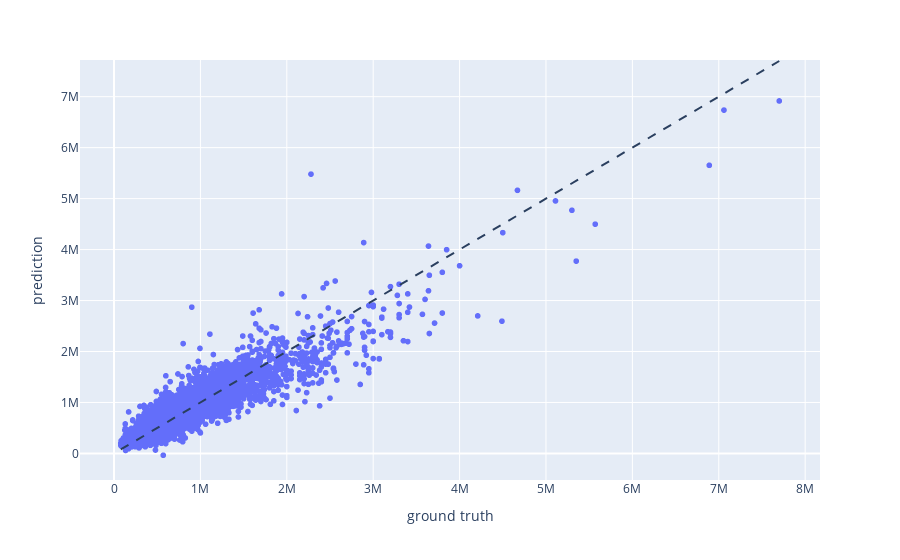

Notebook code cell kept with this figure:
### Code cell
import plotly.express as px
import plotly.graph_objects as go

X = income_trans
y = homes_and_income['price']
y_pred = interactions_model.predict(income_trans)

fig = px.scatter(x=y, y=y_pred, labels={'x': 'ground truth', 'y': 'prediction'})
fig.add_shape(
    type="line", line=dict(dash='dash'),
    x0=y.min(), y0=y.min(),
    x1=y.max(), y1=y.max()
)

fig.show()

### Figure 1 — Plotly figure (JSON) as saved in the notebook; plotly's stock layout.template omitted (floating-point values rounded to 4 significant figures; data arrays with more than 128 entries replaced by an {"elided": "..."} marker saying what was removed)
{"data": [{"hovertemplate": "ground truth=%{x}<br>prediction=%{y}<extra></extra>", "legendgroup": "", "marker": {"color": "#636efa", "symbol": "circle"}, "mode": "markers", "name": "", "showlegend": false, "type": "scattergl", "x": {"elided": "20343 int values"}, "xaxis": "x", "y": {"elided": "20343 float values"}, "yaxis": "y"}], "layout": {"legend": {"tracegroupgap": 0}, "margin": {"t": 60}, "shapes": [{"line": {"dash": "dash"}, "type": "line", "x0": 78000, "x1": 7700000, "y0": 78000, "y1": 7700000}], "xaxis": {"anchor": "y", "domain": [0, 1], "title": {"text": "ground truth"}}, "yaxis": {"anchor": "x", "domain": [0, 1], "title": {"text": "prediction"}}}}
